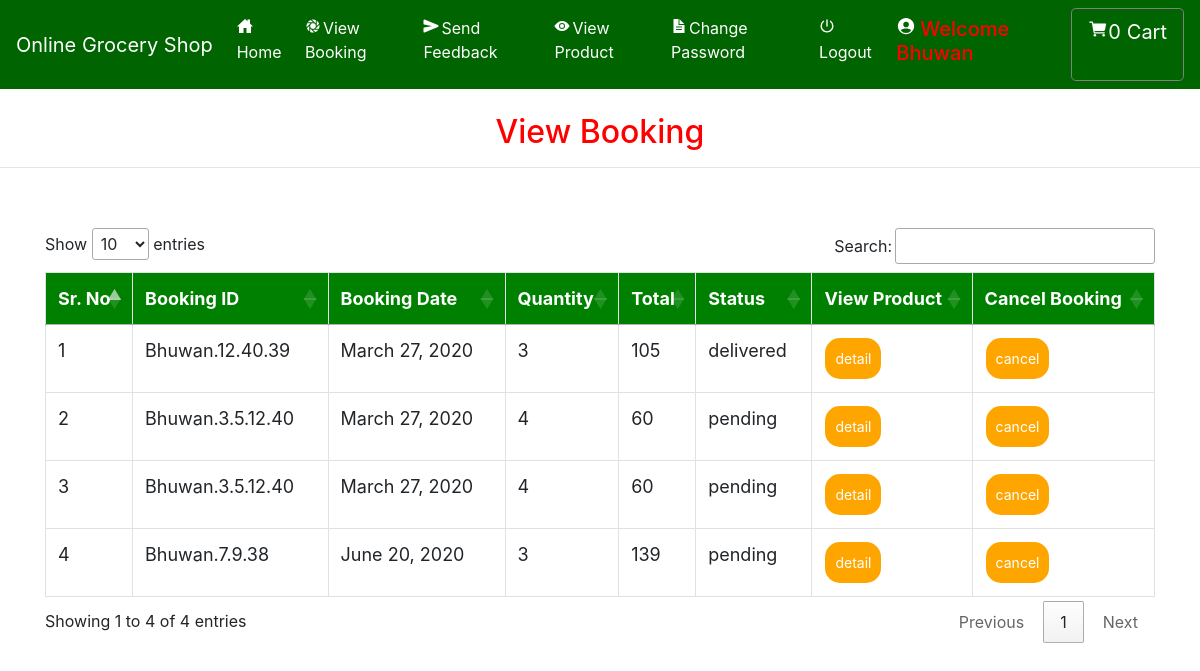
Page /view_booking (signed in) on the committed database.
### grocery/models.py (models this page shows, shortened)
class Booking(models.Model):
    status = models.ForeignKey(Status, on_delete=models.CASCADE, null=True)
    profile = models.ForeignKey(Profile, on_delete=models.CASCADE, null=True)
    booking_id = models.CharField(max_length=200,null=True)
    quantity = models.CharField(max_length=100,null=True)
    book_date = models.CharField(max_length=30, null=True)
    total = models.IntegerField(null=True)

class Status(models.Model):
    name = models.CharField(max_length=20, null=True)

### grocery/views.py (the view)
# urls.py: path('view_booking', View_Booking, name='view_booking'),
def View_Booking(request):
    if not request.user.is_authenticated:
        return redirect('login')
    user = User.objects.get(id=request.user.id)
    profile = Profile.objects.get(user=user)
    cart = Cart.objects.filter(profile=profile)
    book = Booking.objects.filter(profile=profile)
    num1=0
    for i in cart:
        num1 += 1
    d = {'book': book,'num1':num1}
    return render(request, 'view_booking.html', d)

### grocery/templates/view_booking.html (shortened to what this page needs)
{% extends 'navigation.html' %}
{% block body %}
<center><h2 style="color:red;margin-top:2%">View Booking</h2></center><hr>
 <div class="container">
<table class="table table-bordered" id="myTable">
  <thead>
  <tr>
    <th>Sr. No</th>
    <th>Booking ID</th>
    <th>Booking Date</th>
      <th>Quantity</th>
      <th>Total</th>
      <th>Status</th>
    <th>View Product</th>
    <th>Cancel Booking</th>
  </tr>
  </thead>
   <tbody>
{% for i in book %}
  <tr>
      <td>{{forloop.counter}}</td>
    <td>{{i.booking_id}}</td>
    <td>{{i.book_date}}</td>
      <td>{{i.quantity}}</td>
      <td>{{i.total}}</td>
      <td>{{i.status.name}}</td>
      <td><a href="{% url 'booking_detail' i.booking_id i.id %}"><button class="button button1">detail</button></a></td>
      <td><a href="{% url 'delete_booking' i.booking_id i.id %}" onclick="return confirm('Are you sure?')"><button class="button button1" id="#delete">cancel</button></a></td>
  </tr>
   {% endfor %}
    </tbody>
</table>
 </div>
{% endblock %}

### grocery/templates/navigation.html (style rules this page uses)
* { box-sizing: border-box; }
#myTable { border-collapse: collapse; width: 100%; border: 1px solid #ddd; font-size: 18px; }
#myTable th { text-align: left; padding: 12px; background-color: green; color: white; }
#myTable td { text-align: left; padding: 12px; background-color: white; }
#myTable tr { border-bottom: 1px solid #ddd; }
.button { background-color: orange; border: none; color: white; padding: 10px; text-align: center; text-decoration: none; display: inline-block; font-size: 14px; margin: 1px 1px; cursor: pointer; }
.button1 { border-radius: 15px; }

### rows in the picture
Booking: booking_id "Bhuwan.12.40.39", book_date "March 27, 2020", quantity "3", total "105", status.name "delivered"
Booking: booking_id "Bhuwan.3.5.12.40", book_date "March 27, 2020", quantity "4", total "60", status.name "pending"
Booking: booking_id "Bhuwan.3.5.12.40", book_date "March 27, 2020", quantity "4", total "60", status.name "pending"
Booking: booking_id "Bhuwan.7.9.38", book_date "June 20, 2020", quantity "3", total "139", status.name "pending"

### other values in the picture
{{ num1 }} "0"
